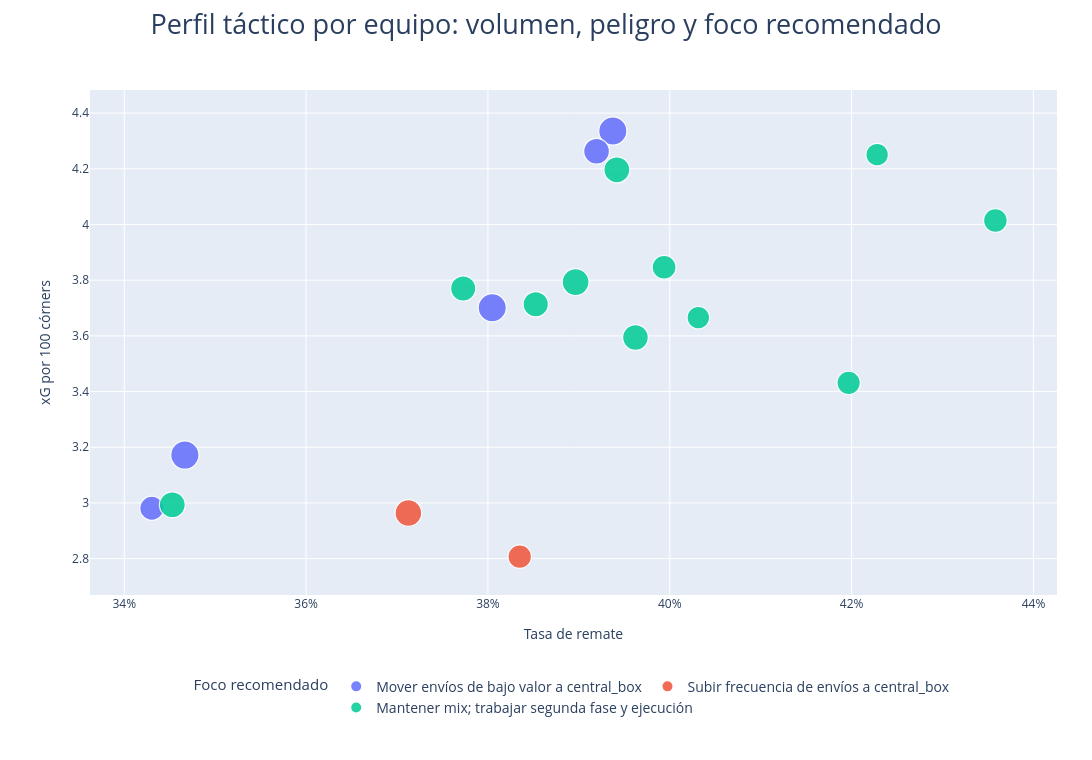

Write notebook code for a chart like this one.
### Code cell
# Visual interactiva: cada punto es un equipo. Útil para explorar tradeoffs en el entregable HTML.
# La leyenda va abajo y horizontal para que no compacte el área de la gráfica.
fig = px.scatter(
    team_recommendations,
    x='shot_rate', y='xg_per_100', size='n', color='recommendation',
    hover_name='team',
    hover_data=['obv_mean', 'counter_per_100', 'short_pct', 'central_pct', 'delta_xg'],
    labels={
        'shot_rate': 'Tasa de remate',
        'xg_per_100': 'xG por 100 córners',
        'n': 'Volumen',
        'recommendation': 'Foco recomendado',
    },
    title='Perfil táctico por equipo: volumen, peligro y foco recomendado',
)
fig.update_traces(marker=dict(opacity=0.86, line=dict(width=1.2, color='white')))
fig.update_layout(
    width=1250,
    height=760,
    margin=dict(l=90, r=35, t=90, b=165),
    title=dict(x=0.5, y=0.98, font=dict(size=27)),
    legend=dict(
        title='Foco recomendado',
        orientation='h',
        yanchor='top', y=-0.15,
        xanchor='center', x=0.5,
        font=dict(size=14),
        title_font=dict(size=15),
    ),
    xaxis=dict(tickformat='.0%', title_standoff=18),
    yaxis=dict(title_standoff=18),
)
fig.show()

### Figure 1 — Plotly figure (JSON) as saved in the notebook; plotly's stock layout.template omitted (floating-point values rounded to 4 significant figures)
{"data": [{"customdata": [[0.002853, 0.3333, 0.3556, 0.4478, 1.164], [0.003909, 1.685, 0.2772, 0.4809, 0.8914], [0.007736, 0.6711, 0.2617, 0.4966, 0.3777], [0.009607, 1.01, 0.2694, 0.5196, 0.2619], [0.009876, 0.5369, 0.2483, 0.5074, 0.07263]], "hovertemplate": "<b>%{hovertext}</b><br><br>Foco recomendado=Mover envíos de bajo valor a central_box<br>Tasa de remate=%{x}<br>xG por 100 córners=%{y}<br>Volumen=%{marker.size}<br>obv_mean=%{customdata[0]}<br>counter_per_100=%{customdata[1]}<br>short_pct=%{customdata[2]}<br>central_pct=%{customdata[3]}<br>delta_xg=%{customdata[4]}<extra></extra>", "hovertext": ["Pachuca", "Tijuana", "Tigres UANL", "América", "León"], "legendgroup": "Mover envíos de bajo valor a central_box", "marker": {"color": "#636efa", "line": {"color": "white", "width": 1.2}, "opacity": 0.86, "size": [900, 653, 894, 891, 745], "sizemode": "area", "sizeref": 2.25, "symbol": "circle"}, "mode": "markers", "name": "Mover envíos de bajo valor a central_box", "orientation": "v", "showlegend": true, "type": "scatter", "x": [0.3467, 0.343, 0.3937, 0.3805, 0.3919], "xaxis": "x", "y": [3.172, 2.981, 4.336, 3.701, 4.263], "yaxis": "y"}, {"customdata": [[0.005561, 0.375, 0.185, 0.55, 0.6824], [0.006192, 0.4854, 0.1812, 0.5307, 0.5727]], "hovertemplate": "<b>%{hovertext}</b><br><br>Foco recomendado=Subir frecuencia de envíos a central_box<br>Tasa de remate=%{x}<br>xG por 100 córners=%{y}<br>Volumen=%{marker.size}<br>obv_mean=%{customdata[0]}<br>counter_per_100=%{customdata[1]}<br>short_pct=%{customdata[2]}<br>central_pct=%{customdata[3]}<br>delta_xg=%{customdata[4]}<extra></extra>", "hovertext": ["Monterrey", "Necaxa"], "legendgroup": "Subir frecuencia de envíos a central_box", "marker": {"color": "#EF553B", "line": {"color": "white", "width": 1.2}, "opacity": 0.86, "size": [800, 618], "sizemode": "area", "sizeref": 2.25, "symbol": "circle"}, "mode": "markers", "name": "Subir frecuencia de envíos a central_box", "orientation": "v", "showlegend": true, "type": "scatter", "x": [0.3713, 0.3835], "xaxis": "x", "y": [2.964, 2.807], "yaxis": "y"}, {"customdata": [[0.01164, 0.936, 0.2106, 0.5788, 0.615], [0.003153, 1.195, 0.1819, 0.5657, 0.5174], [0.006886, 0.6165, 0.1726, 0.598, 0.4154], [0.009217, 0.5563, 0.1794, 0.5814, 0.3891], [0.01209, 0.3509, 0.1982, 0.5982, 0.3826], [0.01522, 1.213, 0.1536, 0.6213, 0.3826], [0.01146, 0.7013, 0.1571, 0.6508, 0.3286], [0.01236, 1.803, 0.1328, 0.6328, 0.3278], [0.0127, 0.0, 0.1449, 0.5829, 0.2488], [0.006888, 0.9509, 0.1506, 0.6022, 0.1561], [0.015, 1.72, 0.1019, 0.6085, -0.01473]], "hovertemplate": "<b>%{hovertext}</b><br><br>Foco recomendado=Mantener mix; trabajar segunda fase y ejecución<br>Tasa de remate=%{x}<br>xG por 100 córners=%{y}<br>Volumen=%{marker.size}<br>obv_mean=%{customdata[0]}<br>counter_per_100=%{customdata[1]}<br>short_pct=%{customdata[2]}<br>central_pct=%{customdata[3]}<br>delta_xg=%{customdata[4]}<extra></extra>", "hovertext": ["Atlético San Luis", "Guadalajara", "Cruz Azul", "Toluca", "Mazatlán", "Pumas UNAM", "Atlas", "Querétaro", "Juárez", "Puebla", "Santos Laguna"], "legendgroup": "Mantener mix; trabajar segunda fase y ejecución", "marker": {"color": "#00cc96", "line": {"color": "white", "width": 1.2}, "opacity": 0.86, "size": [641, 753, 811, 719, 570, 742, 713, 610, 573, 631, 756], "sizemode": "area", "sizeref": 2.25, "symbol": "circle"}, "mode": "markers", "name": "Mantener mix; trabajar segunda fase y ejecución", "orientation": "v", "showlegend": true, "type": "scatter", "x": [0.3994, 0.3453, 0.3896, 0.3853, 0.4228, 0.3962, 0.3773, 0.4197, 0.4031, 0.4358, 0.3942], "xaxis": "x", "y": [3.846, 2.994, 3.793, 3.713, 4.251, 3.594, 3.77, 3.431, 3.666, 4.015, 4.196], "yaxis": "y"}], "layout": {"height": 760, "legend": {"font": {"size": 14}, "itemsizing": "constant", "orientation": "h", "title": {"font": {"size": 15}, "text": "Foco recomendado"}, "tracegroupgap": 0, "x": 0.5, "xanchor": "center", "y": -0.15, "yanchor": "top"}, "margin": {"b": 165, "l": 90, "r": 35, "t": 90}, "title": {"font": {"size": 27}, "text": "Perfil táctico por equipo: volumen, peligro y foco recomendado", "x": 0.5, "y": 0.98}, "width": 1250, "xaxis": {"anchor": "y", "domain": [0.0, 1.0], "tickformat": ".0%", "title": {"standoff": 18, "text": "Tasa de remate"}}, "yaxis": {"anchor": "x", "domain": [0.0, 1.0], "title": {"standoff": 18, "text": "xG por 100 córners"}}}}
